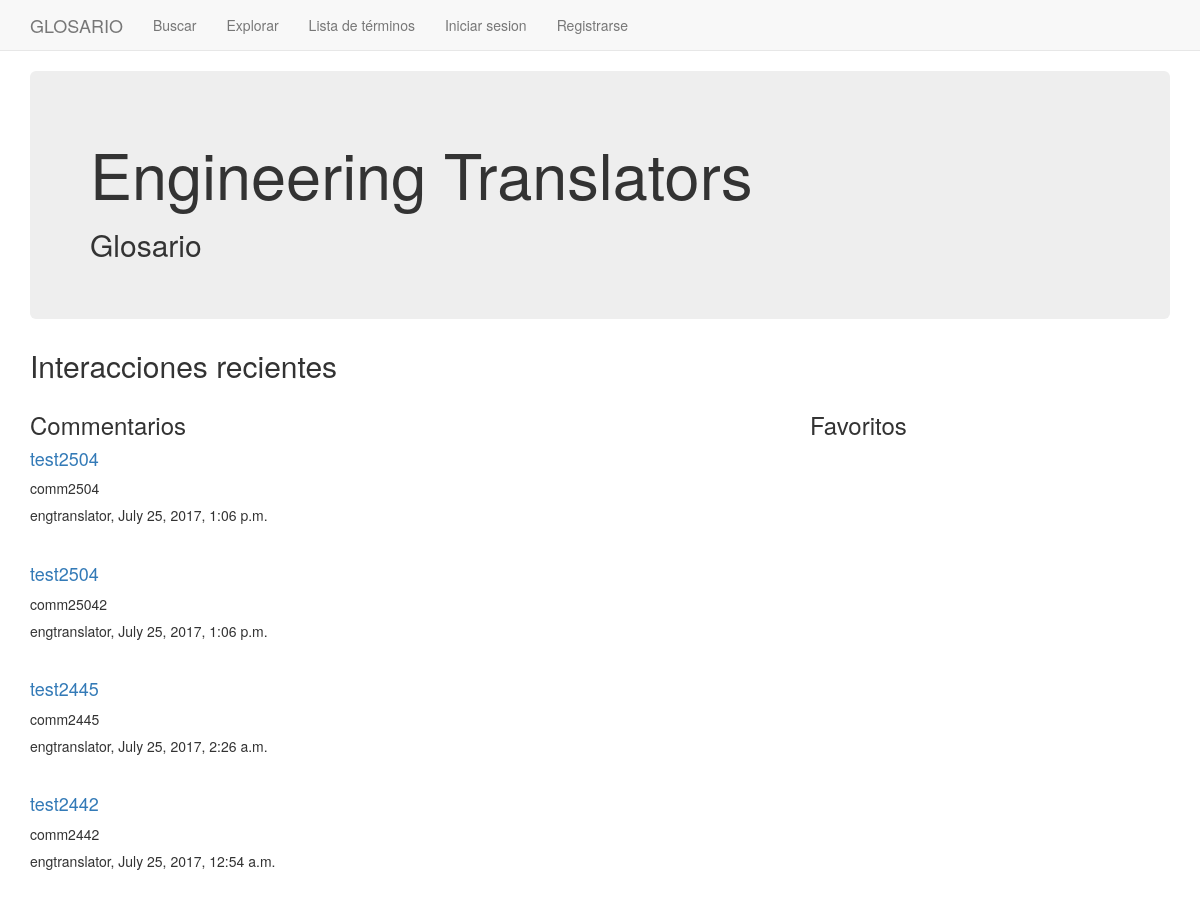
/ (upper part), run on an earlier commit of the app's database.
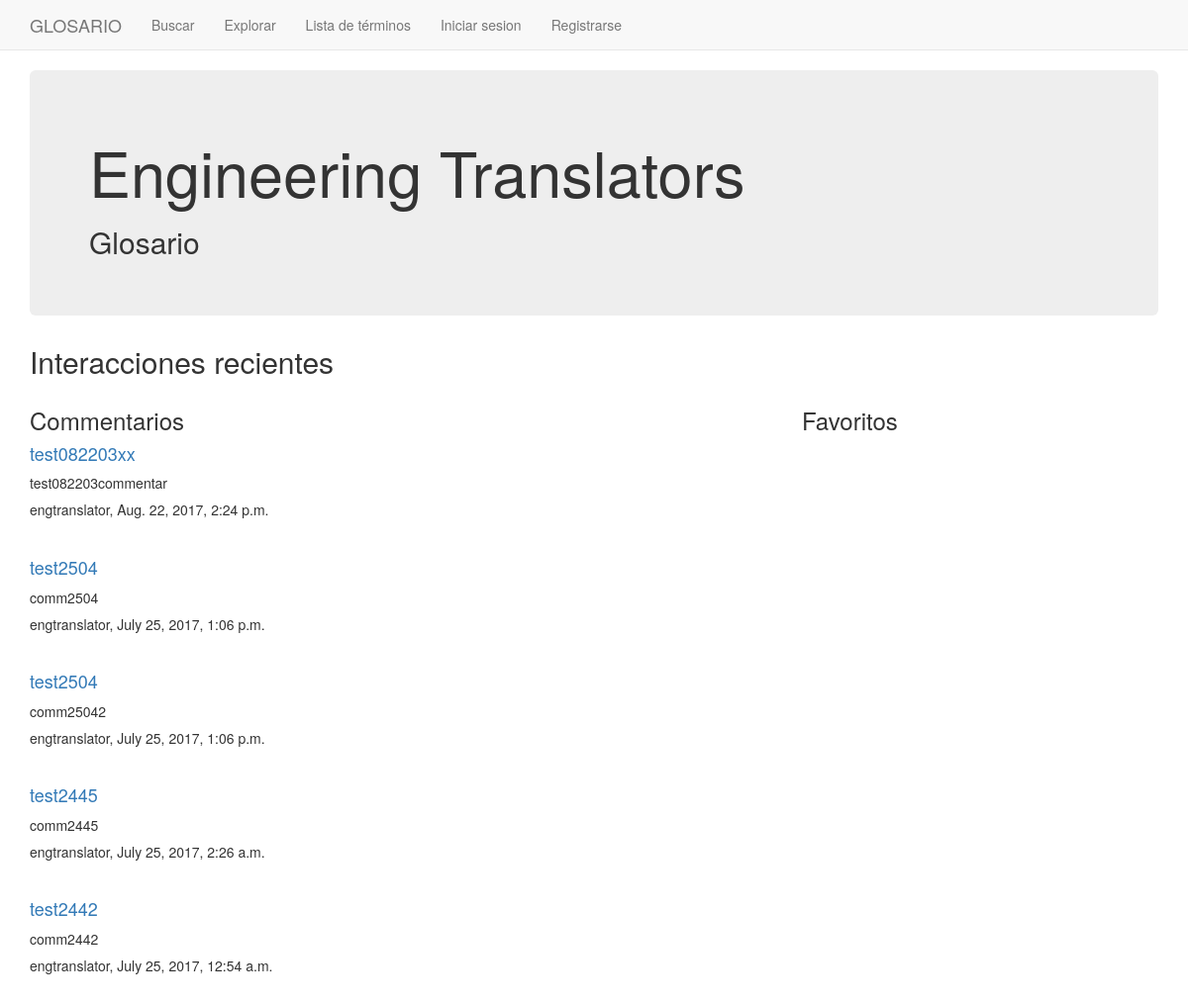
And on a later commit of the database.
### glosario/models.py (models this page shows, shortened)
class Comment(models.Model):
    class Meta:
        permissions = (("can_write_comment","Can write comment"),)
    english_entry = models.ForeignKey(English_Entry, on_delete=models.CASCADE, related_name = 'comments')
    author = models.CharField(max_length=100, default = 'engtranslator')
    text = models.TextField(max_length=500, null=False, blank=False)
    created_date = models.DateTimeField(default=timezone.now)
    approved_comment = models.BooleanField(default=True)
    def __str__(self):
        return self.text

class English_Entry(models.Model):
    class Meta:
        permissions = (("can_create_entry","Can create entry"),
                ("can_edit_entry","Can edit entry"),
                ("can_modify_users","Can modify users"),)
    english_word = models.CharField(max_length=100, unique=True)
    parent_theme = models.ManyToManyField(Theme, related_name = 'child_entries')
    english_related = models.ManyToManyField('self', blank=True, related_name = 'english_main')
    def __str__(self):
        return self.english_word

### glosario/views.py (the view)
# urls.py: url(r'^$', views.FeedView.as_view(),name='index'),
class FeedView(TemplateView):
    template_name = 'glosario/feed_base.html'
    lista_comments = Comment.objects.all().order_by('-created_date')
    lista_favoritos = Favorite.objects.all().order_by('-created_date')
    def get_context_data(self, **kwargs):
        context = super(FeedView, self).get_context_data(**kwargs)
        context['comments'] = self.lista_comments[:40]
        context['favorites'] = self.lista_favoritos[:40]
        return context

### glosario/templates/glosario/feed_base.html (shortened to what this page needs)
{% extends "base.html" %}
{% block content %}
  {% if de_usuario %}
    <h2>Panel de {{de_usuario}}</h2>
  {% else %}
    <div class = "jumbotron">
      <h1>Engineering Translators</h1>
      <h2>Glosario</h2>
    </div>
    <h2>Interacciones recientes</h2>
  {% endif %}
<div class="row">
    <div class="col-sm-8">
      <h3>Commentarios</h3>
        {% for comment in comments %}
            <h4><a href="{% url 'entry_list' %}{{comment.english_entry.id}}">{{comment.english_entry}}</a></h4>
            <p>{{ comment }}</p>
            <h5>{{comment.author}},  {{comment.created_date}}</h5>
            <br>
        {% endfor %}
    </div>
    <div class="col-sm-4">
      <h3>Favoritos</h3>
    </div>
{% endblock %}

What changed in the data, as far as the page shows it:
added Comment: english_entry "test082203xx", text "test082203commentar", author "engtranslator", created_date "Aug. 22, 2017, 2:24 p.m."
